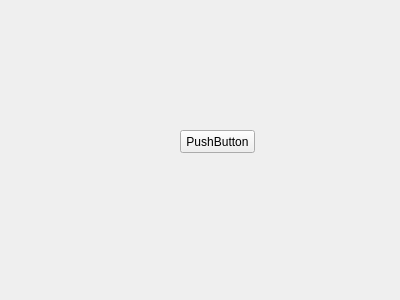
<?xml version="1.0" encoding="UTF-8"?>
<ui version="4.0">
 <class>Widget</class>
 <widget class="QWidget" name="Widget">
  <property name="geometry">
   <rect>
    <x>0</x>
    <y>0</y>
    <width>400</width>
    <height>300</height>
   </rect>
  </property>
  <property name="windowTitle">
   <string>Widget</string>
  </property>
  <widget class="QPushButton" name="pushButton">
   <property name="geometry">
    <rect>
     <x>180</x>
     <y>130</y>
     <width>75</width>
     <height>23</height>
    </rect>
   </property>
   <property name="text">
    <string>PushButton</string>
   </property>
  </widget>
 </widget>
 <layoutdefault spacing="6" margin="11"/>
 <resources/>
 <connections/>
</ui>
